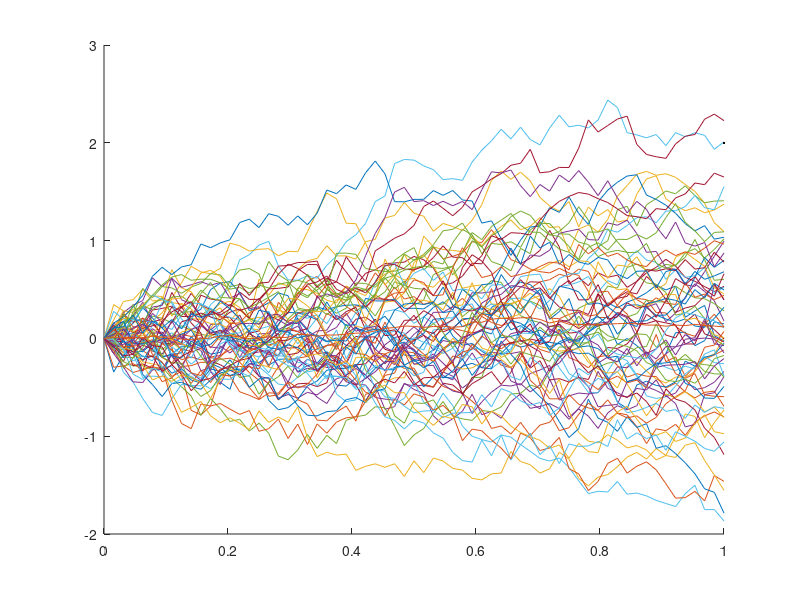

Here is the MATLAB script that generated this plot:
clc;
clear;
Mc=2^6; %monte carlo samples
T = 1;
N = 2^6;
dt = T/N;
SW=0;
Sw = zeros(1,N+1);
W = zeros(1,N);
W(1)=0;
for k = 1:Mc
for n = 2:N+1
    dW = sqrt(dt)*randn;
    W(n) = W(n-1) + dW;
    Sw(n) = Sw(n) + W(n);
    
end
SW = SW + W(N);

t=[0:dt:T];
%plot(t,W);
hold on
%plot(t,Sw);
plot(t,W);
S = Sw/Mc;

end

plot(t,S,LineWidth=2,Color='black');
hold off



EW = SW/Mc;